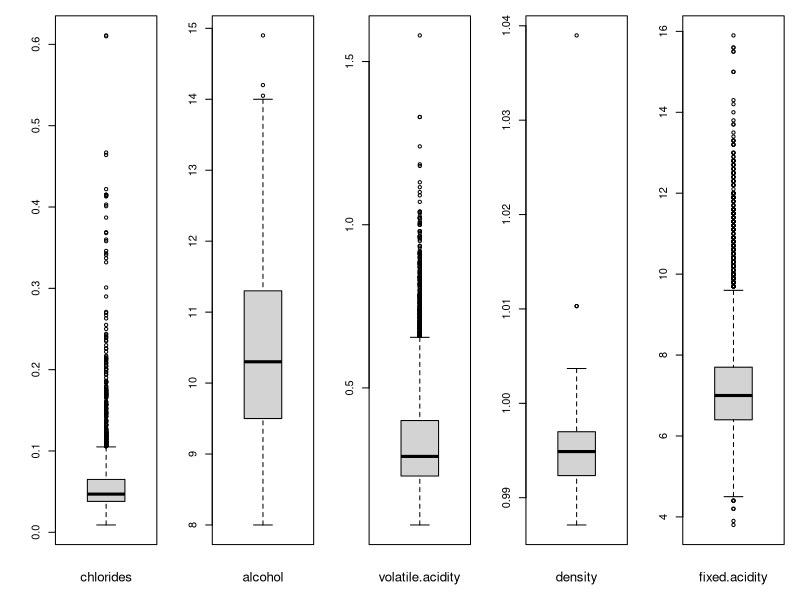
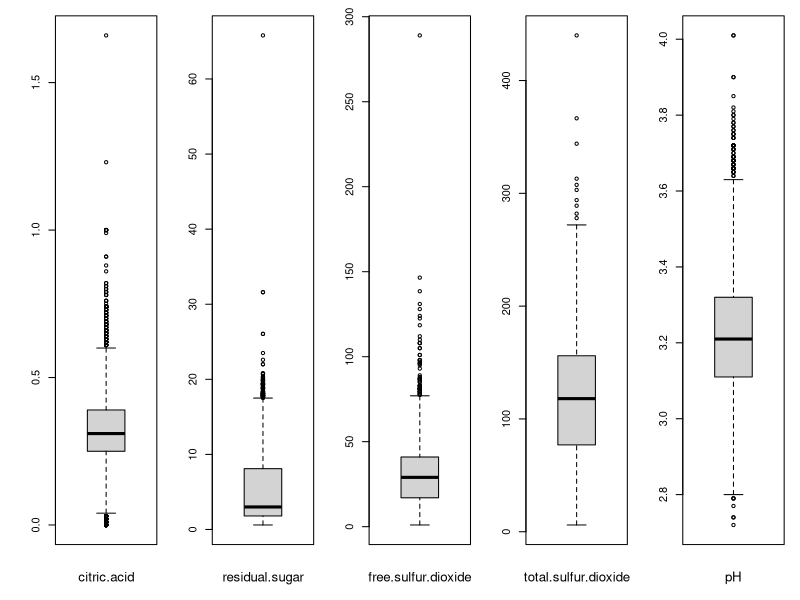
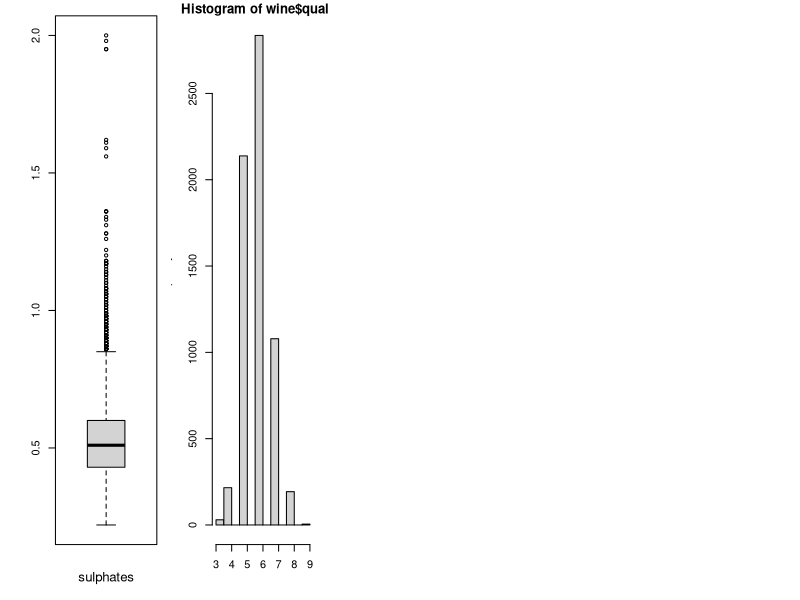
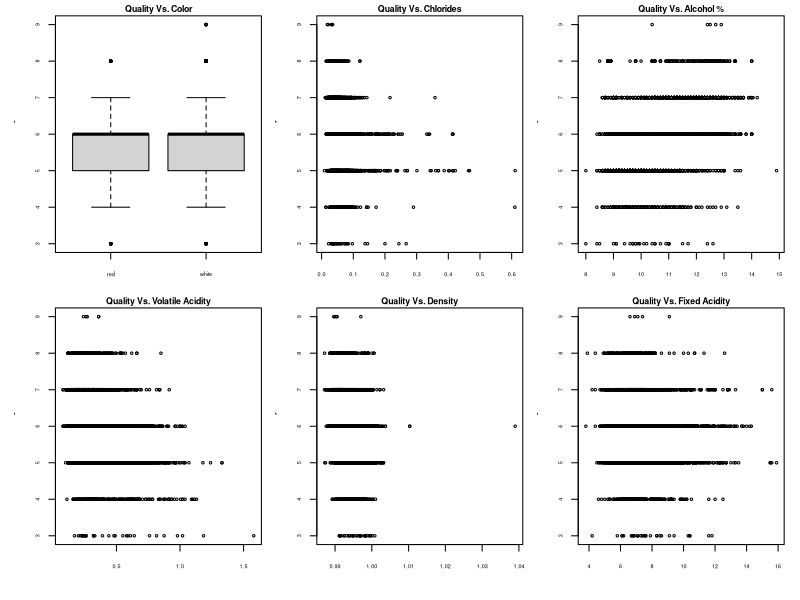
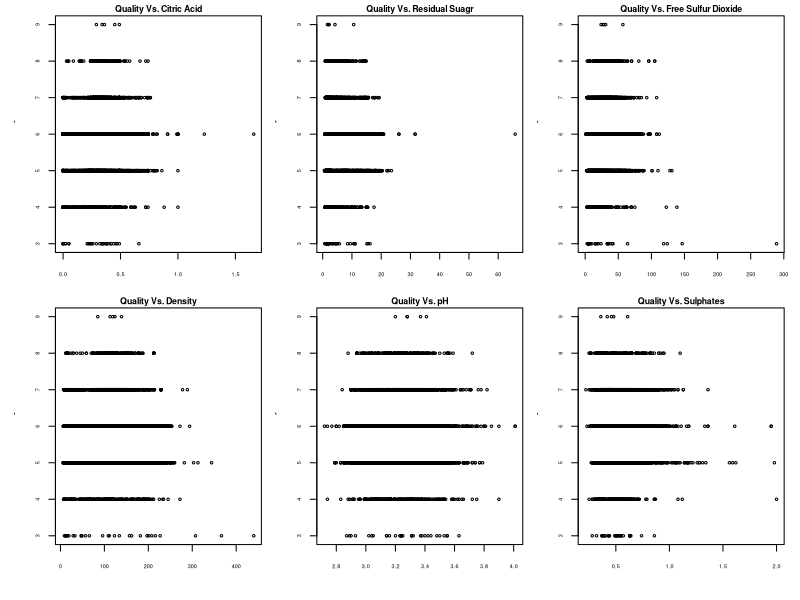
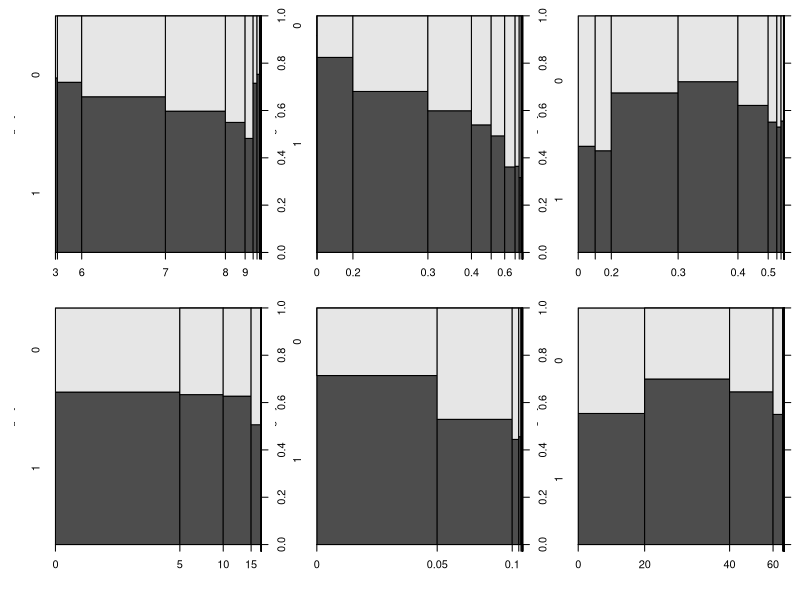
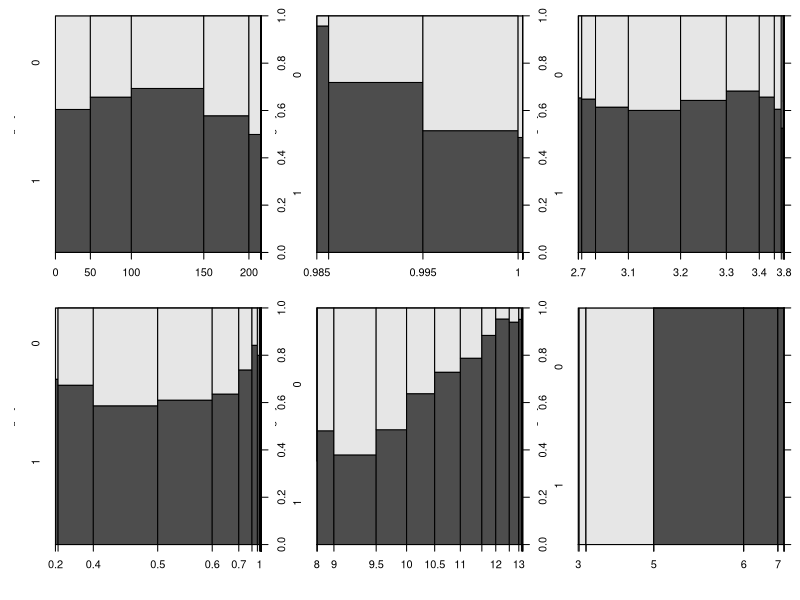
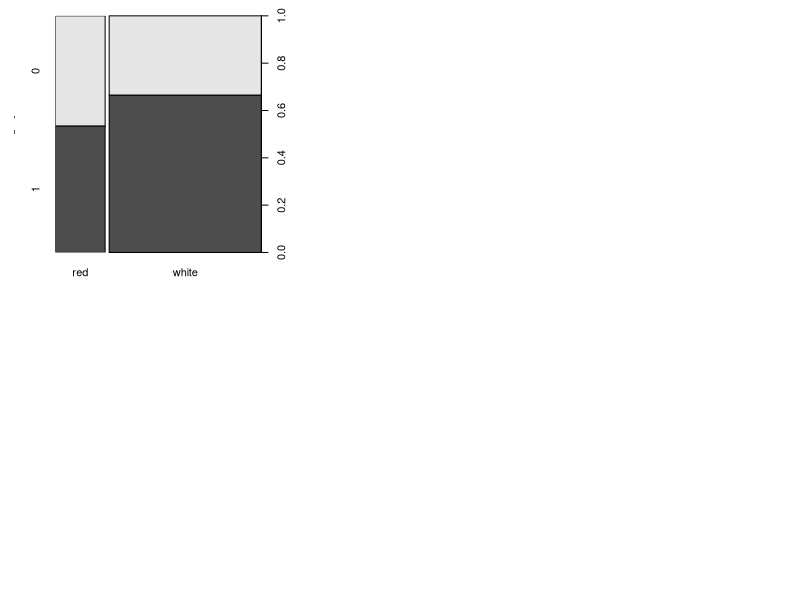

Recreate these plots in R, in order.
## ---- chunk 1
knitr::opts_chunk$set(echo = TRUE)
require(stats)
# library(ggplot2)
library(statmod) # for qresid()
library(MASS) # for stepwise funtion
library(knitr)

## ---- chunk 2

winequality_white <- read.csv(file = "winequality-white.csv", head = TRUE, sep=",")
winequality_white <- as.data.frame(winequality_white)
winequality_red <- read.csv(file = "winequality-red.csv", head = TRUE, sep=",")
winequality_red <- as.data.frame(winequality_red)
wine <- rbind.data.frame(winequality_red,winequality_white)
## ---- chunk 3
n.white<- nrow(winequality_white)
color <- as.factor(rep("white",n.white))
winequality_white$color <- color
n.red <- nrow(winequality_red)
color.red <- as.factor(rep("red",n.red))
winequality_red$color <- color.red
wine <- rbind.data.frame(winequality_red,winequality_white)
## ---- chunk 4
summary(wine)
table(wine$quality) # view quality as scores
## ---- chunk 5
par(mfrow = c(1, 5),oma = c(1,1,0,0) + 0.1,  mar = c(3,3,1,1) + 0.1)
boxplot(wine$chlorides )
mtext("chlorides", cex=0.8, side=1, line=2)
boxplot(wine$alcohol )
mtext("alcohol", cex=0.8, side=1, line=2)
boxplot(wine$volatile.acidity )
mtext("volatile.acidity", cex=0.8, side=1, line=2)
boxplot(wine$density )
mtext("density", cex=0.8, side=1, line=2)
boxplot(wine$fixed.acidity )
mtext("fixed.acidity", cex=0.8, side=1, line=2)
boxplot(wine$citric.acid )
mtext("citric.acid", cex=0.8, side=1, line=2)
boxplot(wine$residual.sugar )
mtext("residual.sugar", cex=0.8, side=1, line=2)
boxplot(wine$free.sulfur.dioxide )
mtext("free.sulfur.dioxide", cex=0.8, side=1, line=2)
boxplot(wine$total.sulfur.dioxide )
mtext("total.sulfur.dioxide", cex=0.8, side=1, line=2)
boxplot(wine$pH )
mtext("pH", cex=0.8, side=1, line=2)
boxplot(wine$sulphates )
mtext("sulphates", cex=0.8, side=1, line=2)
hist(wine$quality)

par(mfrow = c(2, 3))
plot(quality ~ color, data = wine, 
     ylab = "Quality", xlab = "Color", 
     main = "Quality Vs. Color",
     cex=0.5, cex.main=0.8,cex.axis=0.5 )
plot(quality ~ chlorides, data = wine, 
     ylab = "Quality", xlab = "Chlorides", 
     main = "Quality Vs. Chlorides",
     cex=0.5, cex.main=0.8,cex.axis=0.5 )
plot(quality ~ alcohol, data = wine, 
     ylab = "Quality", xlab = "Alcohol %", 
     main = "Quality Vs. Alcohol %",
     cex=0.5, cex.main=0.8,cex.axis=0.5 )
plot(quality ~ volatile.acidity, data = wine, 
     ylab = "Quality", xlab = "Volatile Acidity", 
     main = "Quality Vs. Volatile Acidity",
     cex=0.5, cex.main=0.8,cex.axis=0.5 )
plot(quality ~ density, data = wine, 
     ylab = "Quality", xlab = "Density", 
     main = "Quality Vs. Density",
     cex=0.5, cex.main=0.8,cex.axis=0.5 )
plot(quality ~ fixed.acidity, data = wine, 
     ylab = "Quality", xlab = "Fixed Acidity", 
     main = "Quality Vs. Fixed Acidity",
     cex=0.5, cex.main=0.8,cex.axis=0.5 )
plot(quality ~ citric.acid, data = wine, 
     ylab = "Quality", xlab = "Citric Acid", 
     main = "Quality Vs. Citric Acid",
     cex=0.5, cex.main=0.8,cex.axis=0.5 )
plot(quality ~ residual.sugar, data = wine, 
     ylab = "Quality", xlab = "Residual Sugar", 
     main = "Quality Vs. Residual Suagr",
     cex=0.5, cex.main=0.8,cex.axis=0.5 )
plot(quality ~ free.sulfur.dioxide, data = wine, 
     ylab = "Quality", xlab = "Free Sulfur Dioxide", 
     main = "Quality Vs. Free Sulfur Dioxide",
     cex=0.5, cex.main=0.8,cex.axis=0.5 )
plot(quality ~ total.sulfur.dioxide, data = wine, 
     ylab = "Quality", xlab = "Total Sulfur Dioxide", 
     main = "Quality Vs. Density",
     cex=0.5, cex.main=0.8,cex.axis=0.5 )
plot(quality ~ pH, data = wine, 
     ylab = "Quality", xlab = "pH", 
     main = "Quality Vs. pH",
     cex=0.5, cex.main=0.8,cex.axis=0.5 )
plot(quality ~ sulphates, data = wine, 
     ylab = "Quality", xlab = "Sulphates", 
     main = "Quality Vs. Sulphates",
     cex=0.5, cex.main=0.8,cex.axis=0.5 )
## ---- chunk 6
wine$category[wine$quality <= 5] <- 0
wine$category[wine$quality > 5] <- 1
wine$category <- as.factor(wine$category)
par(mfrow = c(2,3))
## ---- chunk 7
par(mfrow = c(2, 3))
plot(category ~ . - quality, data = wine, pch = 19, las = 1)
## ---- chunk 8
wine.glm <- glm(category ~ . - quality,
                  family=binomial(logit), data = wine)
summary(wine.glm)
## ---- chunk 9
min <- glm(category ~ 1 - quality,
                  family=binomial(logit), data = wine)

best.model.AIC <- step(min, scope = list(lower=min, upper=wine.glm), direction = "both",trace=FALSE )
best.model.BIC  <- step(min, scope = list(lower=min, upper=wine.glm), direction = "both",trace=FALSE, k=log(nrow(wine)))

best.model.AIC 
best.model.BIC 
AIC(best.model.AIC)
BIC(best.model.AIC)

AIC(best.model.BIC)
BIC(best.model.BIC)

summary(best.model.AIC)
summary(best.model.BIC)
## ---- chunk 10
best.model <- best.model.BIC
## ---- chunk 11
df.res <- df.residual(best.model)
gm.pearson <- sum(resid(best.model, type = "pearson")^2) # deviance
pearson.p <- 1 - pchisq(gm.pearson, df = df.res)
c(df.res = df.res, pearson = gm.pearson, p = pearson.p)
## ---- chunk 12
summary(best.model)
## ---- chunk 13
par(mfrow = c(2, 2))
rQ <- qresid(best.model) # quantile residual
fitted <- best.model$fitted.values
fitted.ci <- asin(sqrt(fitted))
rQ <- qresid(best.model) # quantile residual

plot(rQ ~ fitted.ci, 
     ylab="Quantile Residuals", 
     xlab="sqrt(Category)",
     main="A: Quantile Residuals\n vs Transformed Fitted Values",
     cex=0.8, cex.main=0.8,cex.axis=0.8, cex.names=0.8)
abline(h=0.0, col="red")

## a plot of the working responses against the linear predictors

lp <- predict(best.model, type = "link") # linear predictor
z <- resid(best.model, type = "working") + lp # working response

lp <- lp[-c(653,6080,6079)]
z <- z[-c(653,6080,6079)]

scatter.smooth(z ~ lp, las = 1, ylab = "Working Responses", 
               xlab = "Linear Predictors", 
               main = "B: Working Responses\n vs Linear Predictors",
     cex=0.8, cex.main=0.8,cex.axis=0.8, cex.names=0.8)

maxlp <- which.max(abs(lp))
maxz <- which.max(abs(z))
points( x = wine$category[maxlp], y = z[maxlp], col = 3, pch = 16) 
points( x = wine$category[maxz], y = z[maxz], col = 4, pch = 16)


## Q-Q plot of the quantile residuals

rQ <- qresid(best.model) # quantile residual
qqnorm(rQ, las = 1, main = "C: Q-Q plot",
     cex=0.8, cex.main=0.8,cex.axis=0.8, cex.names=0.8)
qqline(rQ)

## scatter plot of the Cook's distance D

cD <- cooks.distance(best.model)
plot(cD ~ wine$category, las = 1, 
     ylab = "Cook's Distance", xlab = "Category", 
     main = "D: Cook's Distance\n vs Category",
     cex=0.8, cex.main=0.8,cex.axis=0.8, cex.names=0.8)
max(cD)
maxrq <- which.max(abs(rQ))
maxd <- which.max(cD)
points( x = wine$category[maxrq], y = cD[maxrq], col = "green", pch = 16) 
points( x = wine$category[maxd], y = cD[maxd], col = "red", pch = 16)
## ---- chunk 14
phi.md <- deviance(best.model)/df.residual(best.model)
phi.pearson <- summary(best.model)$dispersion
c("Mean Deviance = ", phi.md, "Pearson = ", phi.pearson)
## ---- chunk 15
B.hat <- summary(best.model)$coefficients[,1]
s.e. <- summary(best.model)$coefficients[,2]
pvalue <- summary(best.model)$coefficients[,4]
z.test <- rep(0,8)
P <- rep(0,8)
for (row in 1:8) {
  z.test[row] <- (B.hat[row]-0) / (s.e.[row])
  P[row] <- 2*(1-pnorm(abs(z.test[row])))
}
z.test <- round(z.test,4)
P <- round(P,4)
s.e. <- round(s.e.,4)
Binom.Wald <- cbind(z.test, P, s.e.)
colnames(Binom.Wald ) <- c("Z-test statistic", "P-value", "s.e.")
rownames(Binom.Wald ) <- c("B0", "volatile.acidity", "residual.sugar","free.sulfur.dioxide","total.sulfur.dioxide","sulphates","alcohol", "citric.acid")
kable(Binom.Wald[2:8,])
## ---- chunk 16
#odds
mu <- summary(best.model)$coefficients[,1]
kable(mu[2:8])
prob <- exp(mu)
kable(prob[2:8])

